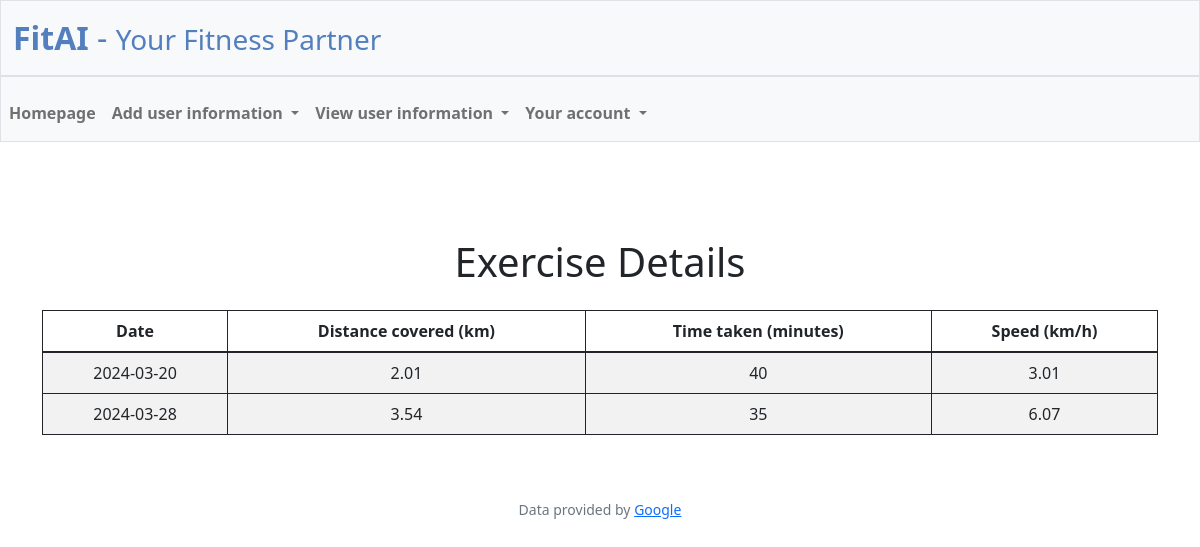
Page /view_exercises (signed in) on the committed database.
### tables this page shows
CREATE TABLE "exercise_details" (
    id INTEGER PRIMARY KEY AUTOINCREMENT,
    user_id INTEGER,
    distance_covered DECIMAL,
    time_taken DECIMAL,
    date_log TEXT,
    FOREIGN KEY (user_id) REFERENCES user(id)
);

### app.py (the view)
@app.route("/view_exercises")
@login_required
def view_exercises():
    exercise_details_raw = db.execute("SELECT * FROM exercise_details WHERE user_id = ? ORDER BY date_log ASC", session["user_id"])
    exercise_details = []
    for detail in exercise_details_raw:
        speed = 0
        if detail["time_taken"]:  # To avoid division by zero
            speed = detail["distance_covered"] / (detail["time_taken"] / 60.0)
        exercise_details.append({
            "date_log": detail["date_log"],
            "distance_covered": detail["distance_covered"],
            "time_taken": detail["time_taken"],
            "speed": speed  # This is the speed in km/h
        })
    return render_template("view_exercises.html", exercise_details=exercise_details)

### app.py (called while the page is built)
@app.after_request
def after_request(response):
    response.headers["Cache-Control"] = "no-cache, no-store, must-revalidate"
    response.headers["Expires"] = 0
    response.headers["Pragma"] = "no-cache"
    return response

### helpers.py (called while the page is built)
def login_required(f):
    @wraps(f)
    def decorated_function(*args, **kwargs):
        if session.get("user_id") is None:
            return redirect("/login")
        return f(*args, **kwargs)
    return decorated_function

### templates/view_exercises.html (shortened to what this page needs)
{% extends "layout.html" %}
{% block main %}
<div class="container mt-5">
    <h1 class="text-center mb-4">Exercise Details</h1>
    <table class="table table-striped">
        <thead>
            <tr>
                <th>Date</th>
                <th>Distance covered (km)</th>
                <th>Time taken (minutes)</th>
                <th>Speed (km/h)</th>
            </tr>
        </thead>
        <tbody>
            {% for detail in exercise_details %}
            <tr>
                <td>{{ detail.date_log }}</td>
                <td>{{ detail.distance_covered }}</td>
                <td>{{ detail.time_taken }}</td>
                <td>{{ '%.2f'|format(detail.speed) }}</td>
            </tr>
            {% endfor %}
        </tbody>
    </table>
</div>
{% endblock %}

### static/styles.css (style rules this page uses)
table, td, th { border: 1px solid; }
td { text-align: center; }
tr:nth-child(even) { background-color: #f2f2f2; }

### rows in the picture
exercise_details: date_log "2024-03-20", distance_covered "2.01", time_taken "40", speed "3.01"
exercise_details: date_log "2024-03-28", distance_covered "3.54", time_taken "35", speed "6.07"
